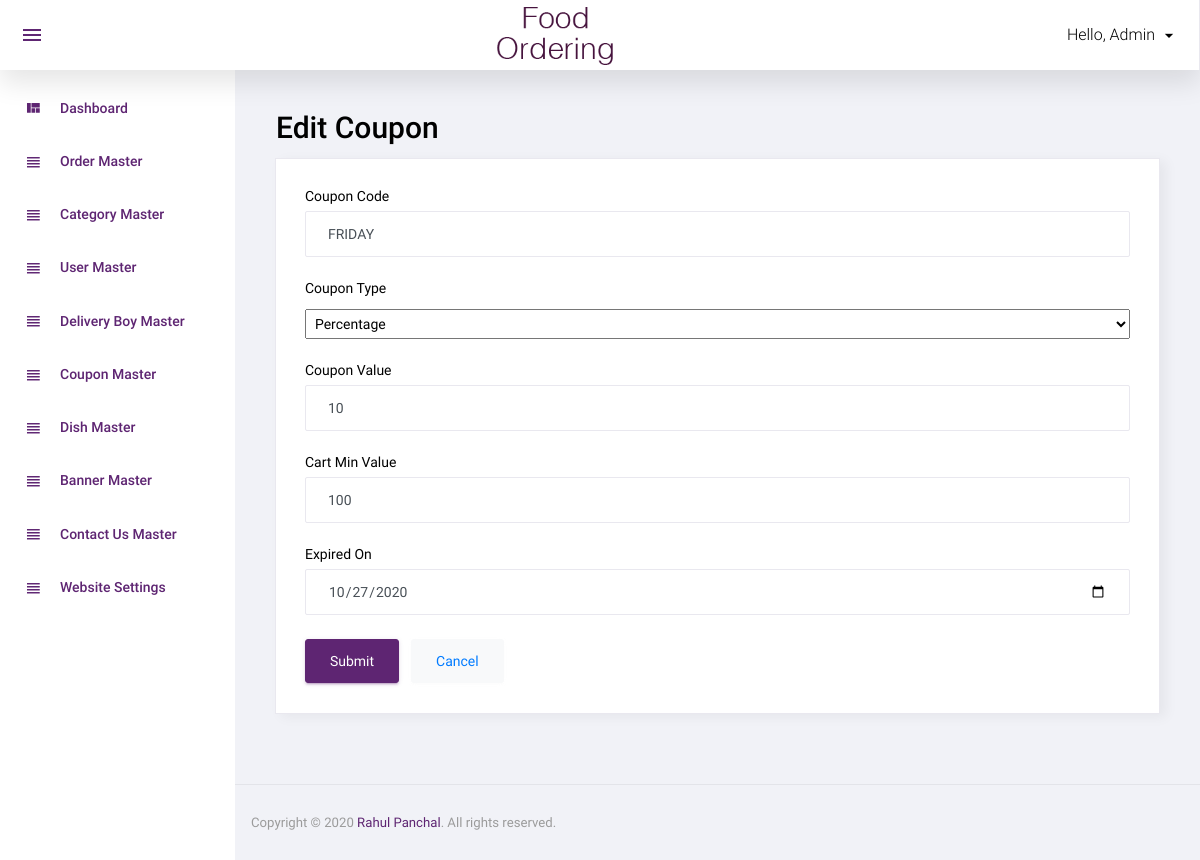
Page /admin/manage_coupons.php?cc_id=2 (signed in) on the committed database.
### tables this page shows
CREATE TABLE `coupon_code` (
  `cc_id` int(11) NOT NULL,
  `cc_code` varchar(50) NOT NULL,
  `cc_type` enum('P','F') NOT NULL,
  `cc_value` int(11) NOT NULL,
  `cc_cart_min_value` int(11) NOT NULL,
  `cc_expired_on` date NOT NULL,
  `cc_status` int(11) NOT NULL,
  `cc_added_on` datetime NOT NULL
);

### include/functions.inc.php (called while the page is built, shortened)
<?php
function get_safe_value($con, $str){
        if($str!=""){
                $str = mysqli_real_escape_string($con, $str);
                $str = trim($str);
                $str = strip_tags($str);
                return $str;
        }
}
        ?>

### admin/manage_coupons.php (the view, shortened to what this page needs)
<?php
include("top.inc.php");
$cc_code = '';
$cc_type = '';
$cc_value = '';
$cc_cart_min_value = '';
$cc_expired_on = '';
if(isset($_GET['cc_id']) && ($_GET['cc_id']!='')){
        $cc_id = get_safe_value($con, $_GET['cc_id']);
        $sql = "select * from coupon_code where cc_id = '$cc_id'";
        $res = mysqli_query($con, $sql);
        if(mysqli_num_rows($res)>0){
                while($row = mysqli_fetch_assoc($res)){
                        $cc_code = $row['cc_code'];
                        $cc_type = $row['cc_type'];
                        $cc_value = $row['cc_value'];
                        $cc_cart_min_value = $row['cc_cart_min_value'];
                        $cc_expired_on = $row['cc_expired_on'];
                }
        } else {
                redirect('coupons.php');
        }
}
?>
<div class="row">
    <?php if(isset($_GET['cc_id']) && ($_GET['cc_id']!='')) { ?>
        <h1 class="card-title ml-3">Edit Coupon</h1>
    <?php } else { ?>
        <h1 class="card-title ml-3">Add New Coupon</h1>
    <?php } ?>
    <div class="col-12 grid-margin stretch-card">
        <div class="card">
            <div class="card-body">
                <form class="forms-sample" method="post">
                    <div class="form-group">
                        <label for="cc_code">Coupon Code</label>
                        <input type="text" class="form-control" id="cc_code" name="cc_code" value="<?php echo $cc_code ?>" placeholder="Coupon Code" required />
                    </div>
                    <div class="form-group">
                        <label for="cc_type">Coupon Type</label><br />
                        <select id="cc_type" name="cc_type" required>
                                <?php
                                        $arr = array('P'=>'Percentage','F'=>'Fixed');
                                        foreach($arr as $key=>$val){
                                                if($key == $cc_type){
                                                        echo "<option value = ".$key." selected>".$val."</option>";
                                                } else {
                                                        echo "<option value = ".$key.">".$val."</option>";
                                                }
                                        }
                                ?>
                        </select>
                    </div>
                    <div class="form-group">
                        <label for="cc_value">Coupon Value</label>
                        <input type="text" class="form-control" id="cc_value" name="cc_value" value="<?php echo $cc_value ?>" placeholder="Coupon Value" required />
                    </div>
                    <div class="form-group">
                        <label for="cc_cart_min_value">Cart Min Value</label>
                        <input type="text" class="form-control" id="cc_cart_min_value" name="cc_cart_min_value" value="<?php echo $cc_cart_min_value ?>" placeholder="Cart Min Value" required />
                    </div>
                    <div class="form-group">
                        <label for="cc_expired_on">Expired On</label>
                        <input type="date" class="form-control" id="cc_expired_on" name="cc_expired_on" value="<?php echo $cc_expired_on ?>" placeholder="Expired On" />
                    </div>
                    <button type="submit" class="btn btn-primary mr-2" name="cc_submit">Submit</button>
                    <button class="btn btn-light"><a href="categories.php">Cancel</a></button>
                </form>
            </div>
        </div>
    </div>
</div>
<?php include("footer.inc.php"); ?>

### admin/assets/css/custom-css.css (style rules this page uses)
#cc_type { width: 100%; font-size: .875rem; margin-top: 6px; padding: 5px; }

### rows in the picture
coupon_code: cc_code "FRIDAY", cc_type "Percentage", cc_value "10", cc_cart_min_value "100", cc_expired_on "10/27/2020"

### other values in the picture
$_SESSION["a_name"] "Admin"
